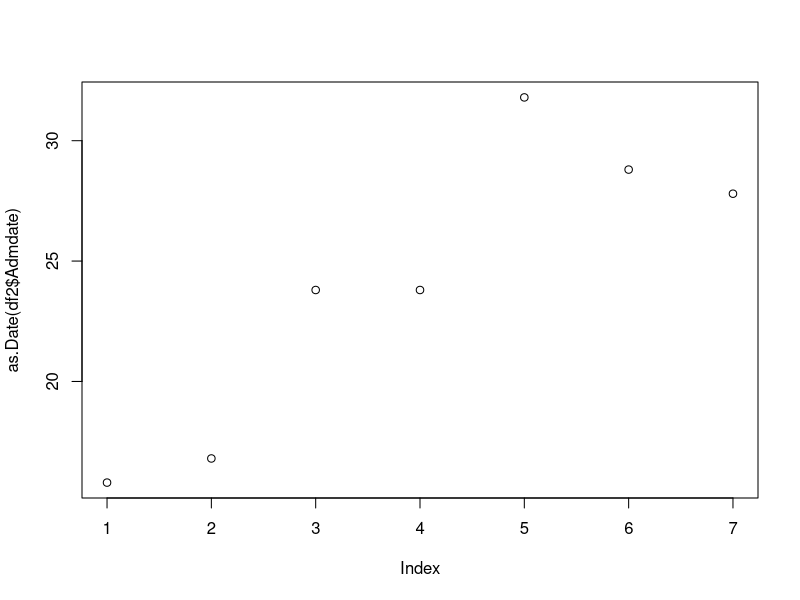
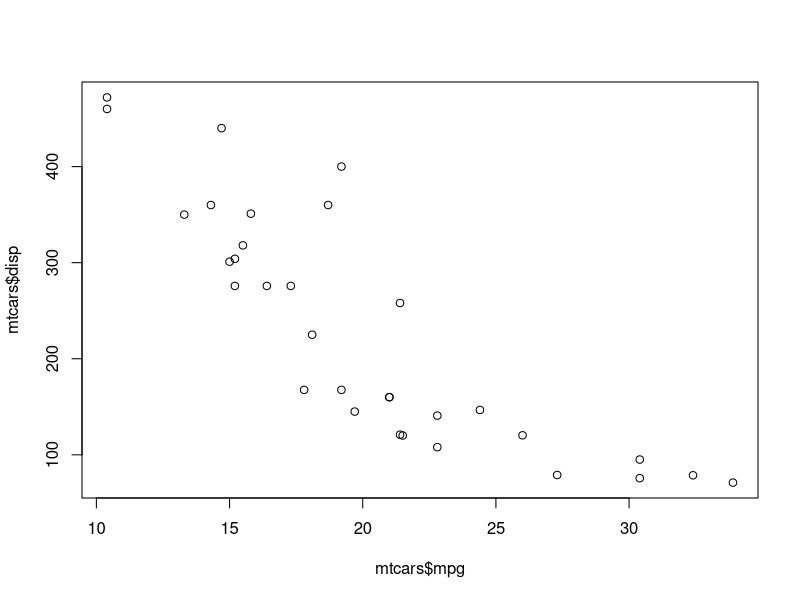
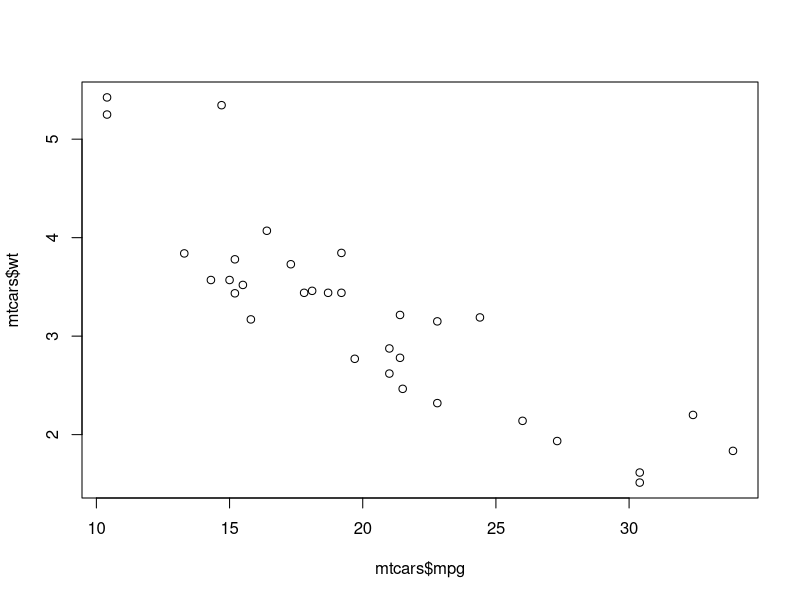

The R script that drew these images, in order:
### DataFrames

# Criando um dataframe vazio
df <- data.frame()
class(df)
df

# Criando vetores vazios
nomes <- character()
idades <- numeric()
datas <- as.Date(character())
codigos <- integer()

df <- data.frame(c(nomes, idades, datas, codigos))
df


# Criando vetores
pais = c("EUA", "Dinamarca", "Holanda", "Espanha", "Brasil")
nome = c("Maurício", "Pedro", "Aline", "Beatriz", "Marta")
altura = c(1.78, 1.72, 1.63, 1.59, 1.63)
codigo = c(5001, 2183, 4702, 7965, 8890)


# Criando um dataframe de diversos vetores
pesquisa = data.frame(pais, nome, altura, codigo)
pesquisa

# Adicionando um novo vetor a um dataframe existente
olhos = c("verde", "azul", "azul", "castanho", "castanho")
pesq = cbind(pesquisa, olhos)
pesq


# Informações sobre o dataframe
str(pesq)
dim(pesq)
length(pesq)


# Obtendo um vetor de um dataframe
pesq$pais
pesq$nome


# Extraindo um único valor
pesq[1,1]
pesq[3,2]


# Número de Linhas e Colunas
nrow(pesq)
ncol(pesq)

# Primeiros elementos do dataframe
head(pesq)
head(mtcars)


# Últimos elementos do dataframe
tail(pesq)
tail(mtcars)


# Data frames built-in do R
?mtcars
mtcars

# Filtro para um subset de dados que atendem a um critério
pesq[altura < 1.60,]
pesq[altura < 1.60, c('codigo', 'olhos')]
pesq


# Dataframes Nomeados
names(pesq) <- c("País", "Nome", "Altura", "Código", "Olhos")
pesq

colnames(pesq) <- c("Var 1", "Var 2", "Var 3", "Var 4", "Var 5")
rownames(pesq) <- c("Obs 1", "Obs 2", "Obs 3", "Obs 4", "Obs 5")
pesq


# Importando arquivos
# read.xls() - Excel
# read.mtp() - Minitab
# read.spss() - SPSS
# read.table() - Arquivos txt
# read.csv() - Arquivos csv
# read.delim() - Leitura de arquivos delimitados

?read.csv
setwd("Parte1/")
df2 <- data.frame(read.csv(file = 'dframe.csv', header = TRUE, sep = ","))
head(df2)
summary(df2)

df2$Diabete
df2$status
df2$Status
df2$Admdate

dt <- as.Date(df2$Admdate, format="%d/%m/%Y")
dt

plot(as.Date(df2$Admdate))

summary(mtcars$mpg)
plot(mtcars$mpg, mtcars$disp)
plot(mtcars$mpg, mtcars$wt)


# Combinando dataframes
df3 <- merge(pesq, df2)
df3











